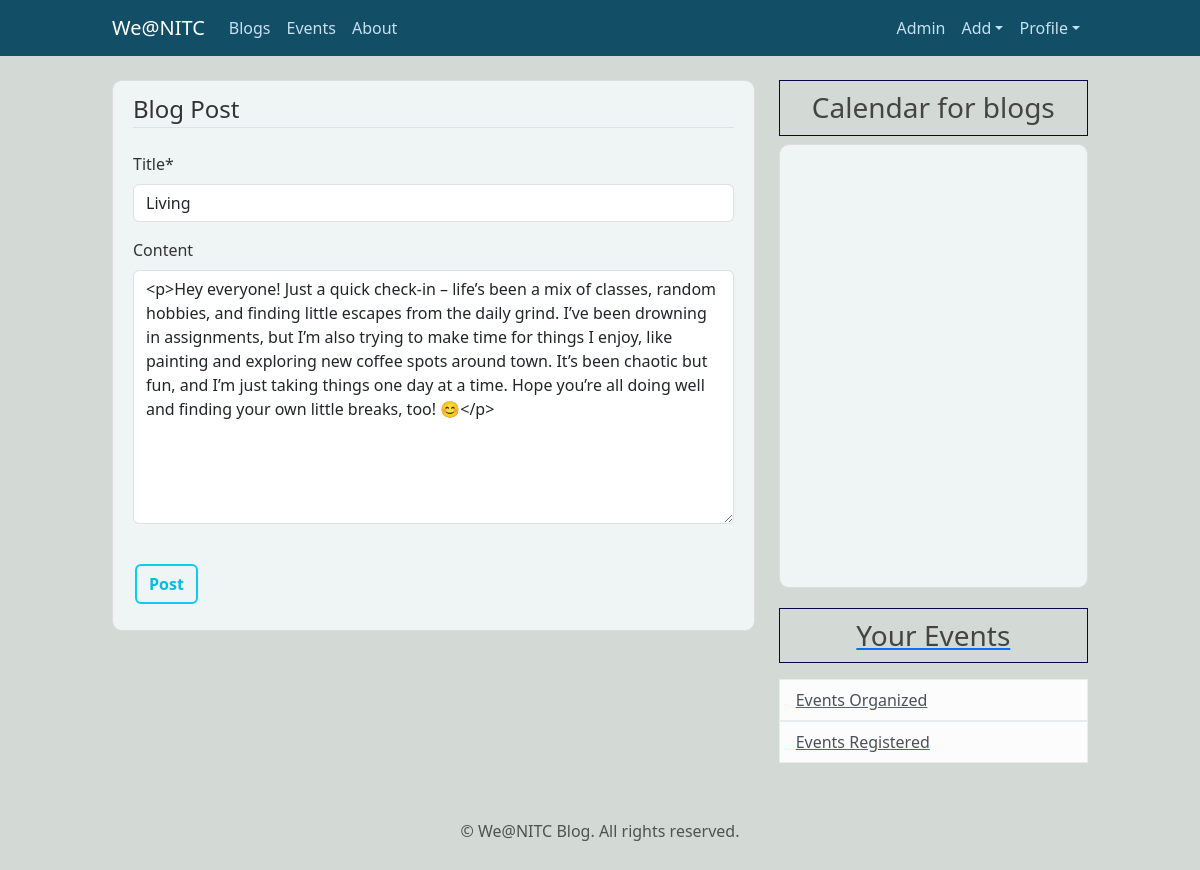
The app's page /post/17/update (signed in) with its own data.
### blog/models.py (models this page shows, shortened)
class Post(models.Model):
    title = models.CharField(max_length=100)
    content = CKEditor5Field(null = True,blank=True, config_name='extends')
    date_posted=models.DateTimeField(default=timezone.now) # not putting now() because we need the actual function as default value
    author = models.ForeignKey(User,on_delete=models.CASCADE) #delete post when user is deleted
    likes= models.ManyToManyField(User,blank=True,null=True,related_name='liked_posts')

### blog/views.py (the view, shortened to what this page needs)
# urls.py: path('post/<int:pk>/update',PostUpdateView.as_view(),name='post-update'),
class PostUpdateView(LoginRequiredMixin,UserPassesTestMixin, UpdateView):
    model = Post
    fields = ['title', 'content']
    def test_func(self):
        post= self.get_object() # gets the post we r trying to edit
        if(self.request.user == post.author):
            return True
        return False
    def get_context_data(self, **kwargs):
        context = super().get_context_data(**kwargs)
        context['cal'] = 'blogs'
        return context

### blog/templates/blog/post_form.html (shortened to what this page needs)
{% extends "blog/base.html"%}
{% load crispy_forms_tags %}
{% block content%}
    <div class="content-section">
        <form method="POST">
            <fieldset class="form-group">
                <legend class="border-bottom mb-4">Blog Post</legend>
                {{ form|crispy }}
            </fieldset>
            <div class="form-group">
                <button class="btn btn-outline-info btn-outline-custom mt-4" type="submit">
                    Post
                </button>
            </div>
        </form>
    </div>
{% endblock content %}

### blog/static/blog/main.css (style rules this page uses)
body { background: #fafafa; color: #333333; margin-top: 5rem; }
.content-section,.about_content { background: hsl(190, 23%, 95%); padding: 10px 20px; border: 1px solid #dddddd; border-radius: 10px; margin-bottom: 20px; transition: all 0.3s ease; }
body { background-color: #D3D9D4; }
.btn-outline-custom { color: #04bde2 !important; font-weight:600 !important; margin-left: 2px !important; border-width: 2 !important; }

### records on screen
Post: title "Living", content "<p>Hey everyone! Just a quick check-in – life’s been a mix of classes, random hobbies, and finding little escapes from the daily grind. I’ve been drowning in assignments, but I’m also trying to make time for things I enjoy, like painting and exploring new coffee spots around town. It’s been chaotic but fun, and I’m just taking things one day at a time. Hope you’re all doing well and finding your own little breaks, too! 😊</p>"

### other values on screen
{{ cal }} "blogs"
